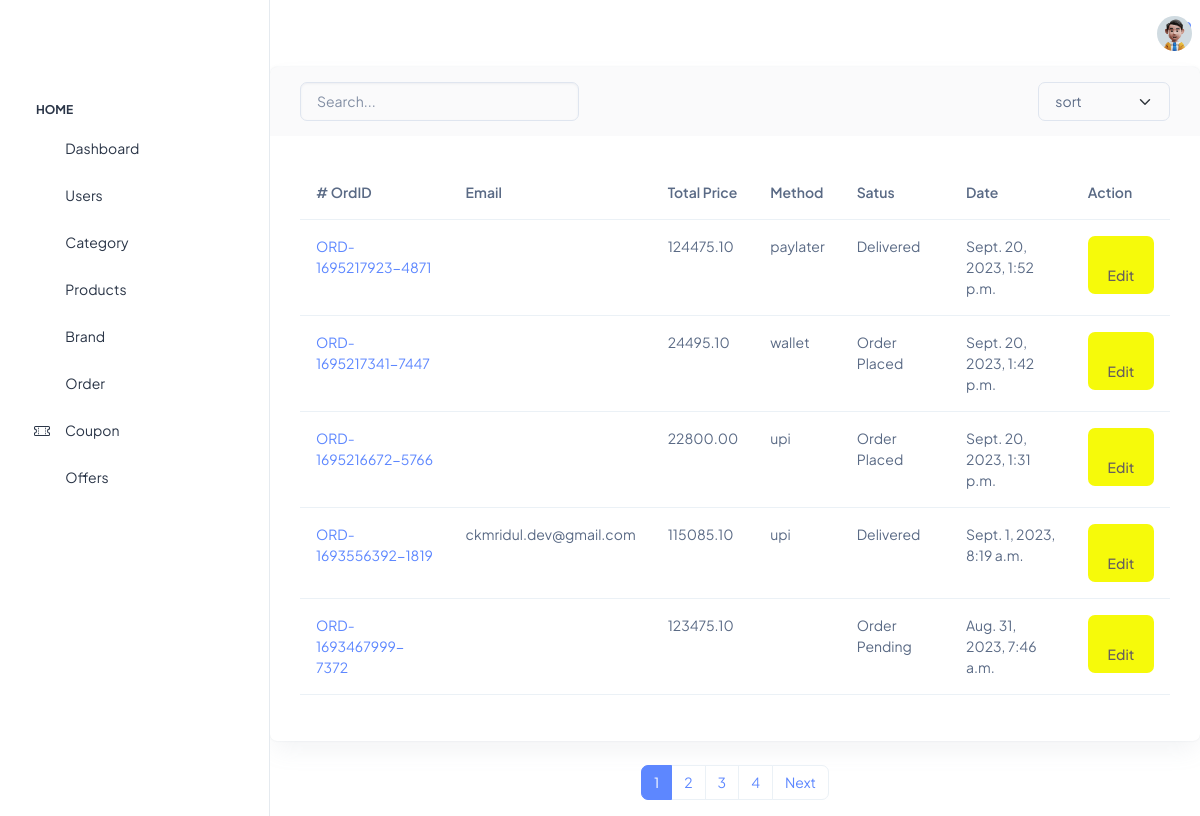
Screenshot of /adminpanel/orderManegement/ with the database file from the repository.
### order/models.py (models this page shows, shortened)
class Order(BaseModel):
    status_choice = (
        ("Order placed", "Order placed"),
        ("Shipped", "Shipped"),
        ("Delivered", "Delivered"),
        ("Cancelled", "Cancelled"),
    )
    user = models.ForeignKey(
        Profile, on_delete=models.CASCADE, related_name="orders", blank=True, null=True
    )
    session_id = models.CharField(max_length=100)
    payment = models.ForeignKey(
        Payment, on_delete=models.SET_NULL, blank=True, null=True
    )
    order_number = models.CharField(max_length=20)
    coupon_price = models.BigIntegerField(default=0)
    subtotal = models.BigIntegerField(default=0)
    discount = models.BigIntegerField(default=0)
    order_total = models.DecimalField(max_digits=10, decimal_places=2, default=0)
    address = models.ForeignKey(Address, on_delete=models.CASCADE)
    status = models.CharField(
        max_length=15, choices=status_choice, default="Order Pending"
    )
    is_orderd = models.BooleanField(default=False)
    class Meta:
        ordering = ["-created_at"]

class Payment(BaseModel):
    user = models.ForeignKey(Profile, on_delete=models.CASCADE, blank=True, null=True)
    session_id = models.CharField(max_length=100)
    payment_id = models.CharField(max_length=50)
    payment_method = models.CharField(max_length=100)
    amount_paid = models.CharField(max_length=10)
    status = models.CharField(max_length=50)

### account/models.py (models this page shows, shortened)
class Profile(AbstractUser):
    phone = models.BigIntegerField(null=True, blank=True)
    is_email_verified = models.BooleanField(default=False)
    profile_image = models.ImageField(upload_to="profile",null=True, blank=True)

### adminpanel/views.py (the view)
# urls.py: path("orderManegement/", views.orderManegement, name="orderManegement"),
def orderManegement(request):
    order1 = Order.objects.all()
    paginator = Paginator(order1, 5)
    page_number = request.GET.get("page")
    order = paginator.get_page(page_number)
    context = {"orders": order}
    return render(request, "adminpanel/order.html", context)

### templates/adminpanel/order.html (shortened to what this page needs)
{% extends 'adminbase.html' %}
{% load static %}
{% block content %}
<section class="content-main">
    <div class="card mb-4">
        <header class="card-header">
            <div class="row gx-3">
                <div class="col-lg-4 col-md-6 me-auto">
                    <input type="text" placeholder="Search..." class="form-control" />
                </div>
                <div class="col-lg-2 col-6 col-md-3">
                    <select class="form-select">
                        <option>sort</option>
                    </select>
                </div>
            </div>
        </header>
        <div class="card-body">
            <div class="table-responsive">
                <table class="table table-hover">
                    <thead>
                        <tr>
                            <th scope="col"># OrdID</th>
                            <th scope="col">Email</th>
                            <th scope="col">Total Price</th>
                            <th scope="col">Method</th>
                            <th scope="col">Satus</th>
                            <th scope="col">Date</th>
                            <th scope="col">Action</th>
                        </tr>
                    </thead>
                    <tbody>
                        {% for order in orders %}
                        <tr>
                            <td><a href="{% url 'single_order' order.uid %}" >{{order.order_number}}<a></td>
                            <td> {{order.user.email}} </td>
                            <td>{{order.order_total}}</td>
                            <td>{{order.payment.payment_method}}</td>
                            <td>
                                {{order.status}}
                            </td>
                            <td>{{order.created_at}} </td>
                        <td>
                             <button type="button" class="btn btn spacer c"
                             style="background-color: rgb(246, 250, 10); color:rgb(102, 94, 94)"
                             data-bs-toggle="modal" data-bs-target="#confirmEdit{{forloop.counter}}"><i class="ti ti-edit"></i>
                         Edit
                         </button>
                        </td>
                        </tr>
                        {% endfor %}
                    </tbody>
                </table>
            </div>
        </div>
    </div>
</section>
<div class="d-flex justify-content-center">
    <nav aria-label="...">
        <ul class="pagination">
            {% for num in orders.paginator.page_range %}
              {% if num == orders.number %}
                <li class="page-item active">
                  <span class="page-link">{{ num }}</span>
                </li>
              {% else %}
                <li class="page-item">
                  <a class="page-link" href="?page={{ num }}">{{ num }}</a>
                </li>
              {% endif %}
            {% endfor %}
            {% if orders.has_next %}
              <li class="page-item">
                <a class="page-link" href="?page={{ orders.next_page_number }}">Next</a>
              </li>
            {% endif %}
          </ul>
      </nav>
</div>
{% endblock %}

### rows the page displays
Order: order_number "ORD-1695217923-4871", order_total "124475.10", payment.payment_method "paylater", status "Delivered", created_at "Sept. 20, 2023, 1:52 p.m."
Order: order_number "ORD-1695217341-7447", order_total "24495.10", payment.payment_method "wallet", status "Order Placed", created_at "Sept. 20, 2023, 1:42 p.m."
Order: order_number "ORD-1695216672-5766", order_total "22800.00", payment.payment_method "upi", status "Order Placed", created_at "Sept. 20, 2023, 1:31 p.m."
Order: order_number "ORD-1693556392-1819", user.email "ckmridul.dev@gmail.com", order_total "115085.10", payment.payment_method "upi", status "Delivered", created_at "Sept. 1, 2023, 8:19 a.m."
Order: order_number "ORD-1693467999-7372", order_total "123475.10", status "Order Pending", created_at "Aug. 31, 2023, 7:46 a.m."

### other values shown
{{ num }} "1"
{{ num }} "2" "3" "4"
